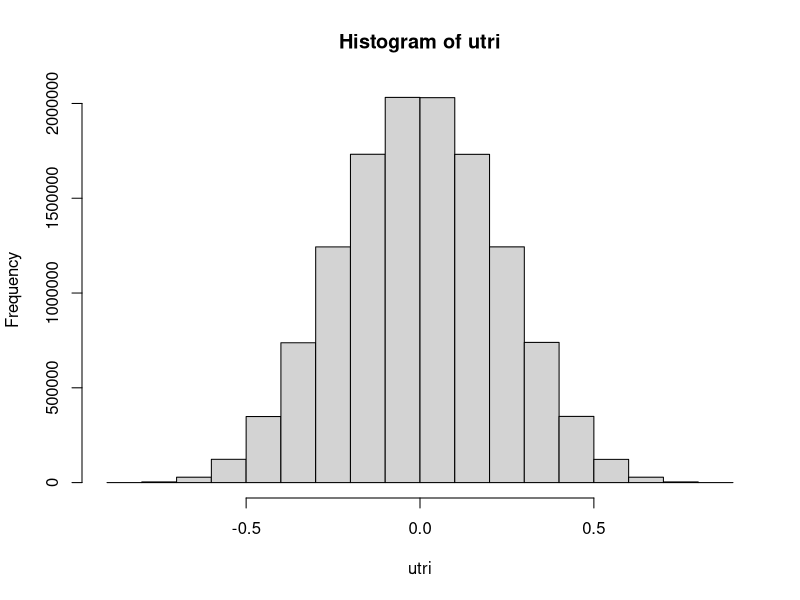
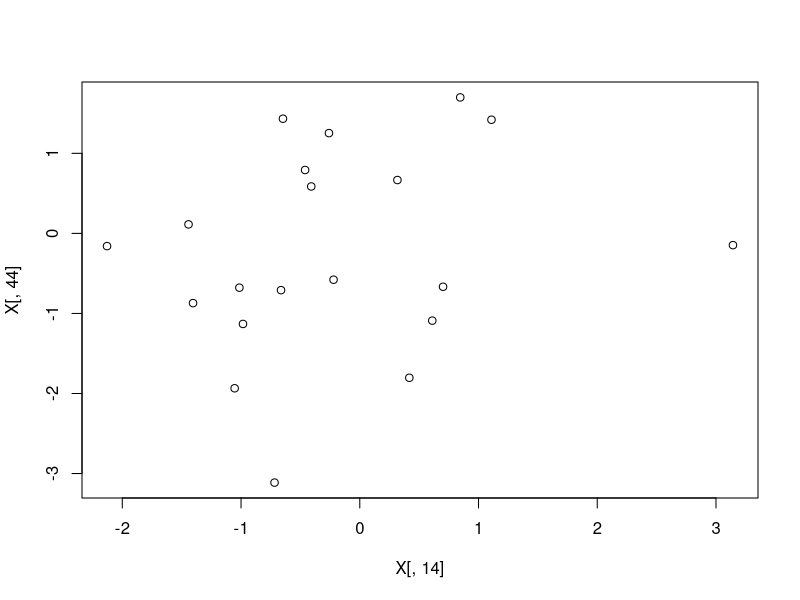

Recreate these plots in R, in order.
## In  this demo we will familarize with the concept of "false positives"
## which have a prominent role in almost all "omic experiments"
## ... so most likely you will have to deal with it ...


## Data: we will generate the needed data inside R, we are not "loading" any type of data
## remember that when you eed to get the help for a specific R function ?NameOfTheFunction
## will do the trick 


## Data Generation
X <- matrix(rnorm(100000), nrow = 20, ncol = 5000)
## the command matrix creates a matrix of a given size
## the function rnorm extract 1000 random number from a normal distribution 
## of mean 0 and standard deviation 1


## Questions: 
# - how many samples?
# - how many variables?

dim(X) ## will tell us the size of the matrix 

## let's calculate the correlation among the variables
cormat <- cor(X)

dim(cormat)

## now I want to visualize the distribution of the correlation coefficients
## cormat is symmetric, this means that the correlation between varA and varB is
## the same that the one between varB and varA ... 
## moreover the correlation between varA and varA is 1.
## we need only the upper triagle of the matrix

utri <- cormat[upper.tri(cormat)]
## this seems apparently a strange command ... let's look to the help ;-)

## now it is time to look to the distribution of the correlation coefficients
hist(utri)

## Ok, you see, I have relatively high correlation values even though these are only random 
## numbers. Why? Is this surprising?

## let's look to a specific variable
hicorr <- which(cormat > 0.5, arr.ind = TRUE)
## plot a good couple
plot(X[,14],X[,44], type = "p")




## FOR YOU ##############################################################################
## 
## 1) Try to look to what happens to the histogram when you change the number of variables
##    pay attention! You should adjust also the number of rows and columns
## 2) In the typical case, false positives show up during statistical testing. Suppose that our 20 
##    samples are now belonging to two classes: the first ten are controls, the other treated. Try to
##    perform a serie of t-tests comparing them on all the variables. To do that you need some R 
##    ingredients

# X[1:10,] selects the first 10 rows of the matrix
# t.test   is the function to perform the test, look to the help to see how it works
# 
# ## is the structure used to perform 10 times the same thing ...
# for (i in 1:10) {
#   
# }






















